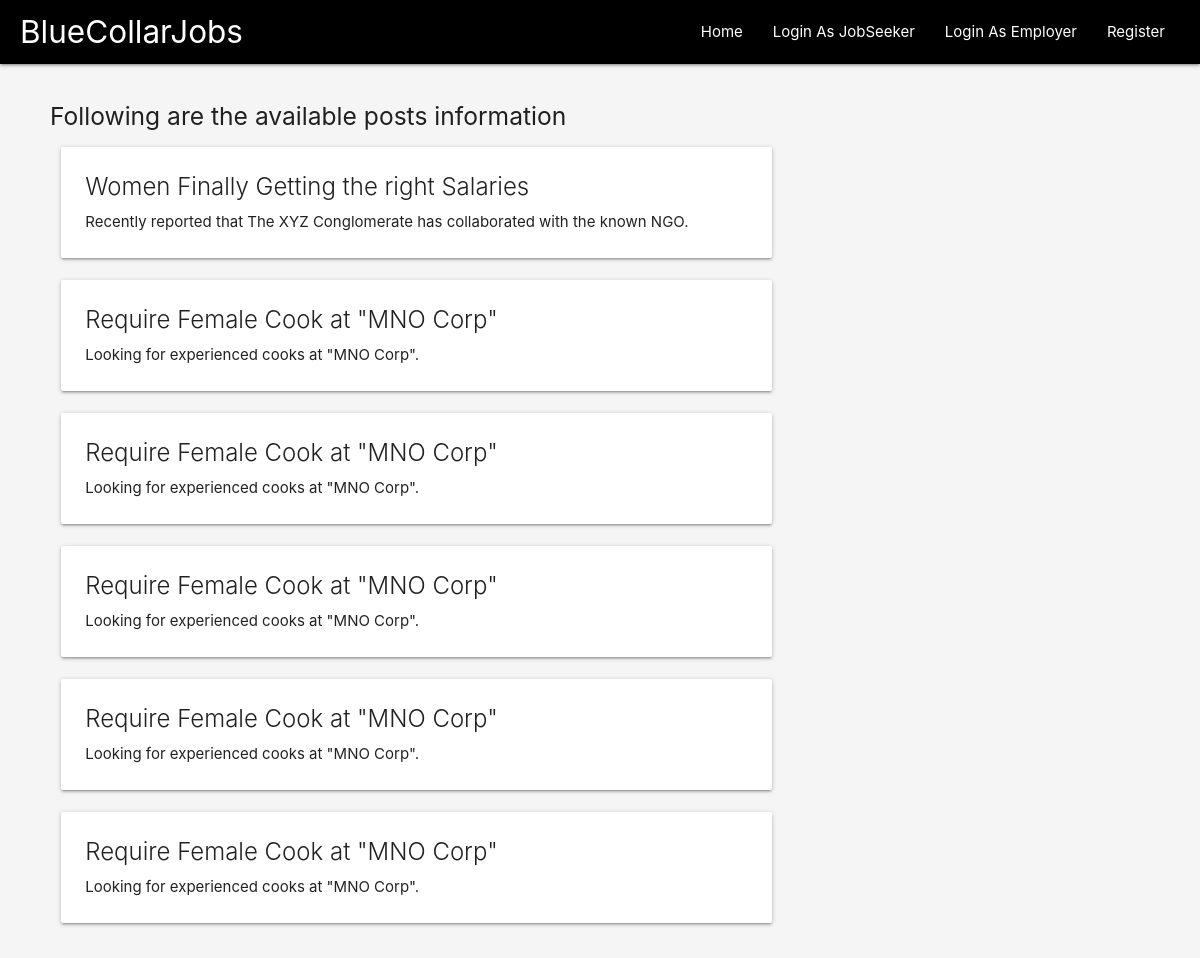
The app's page /showposts, older data.
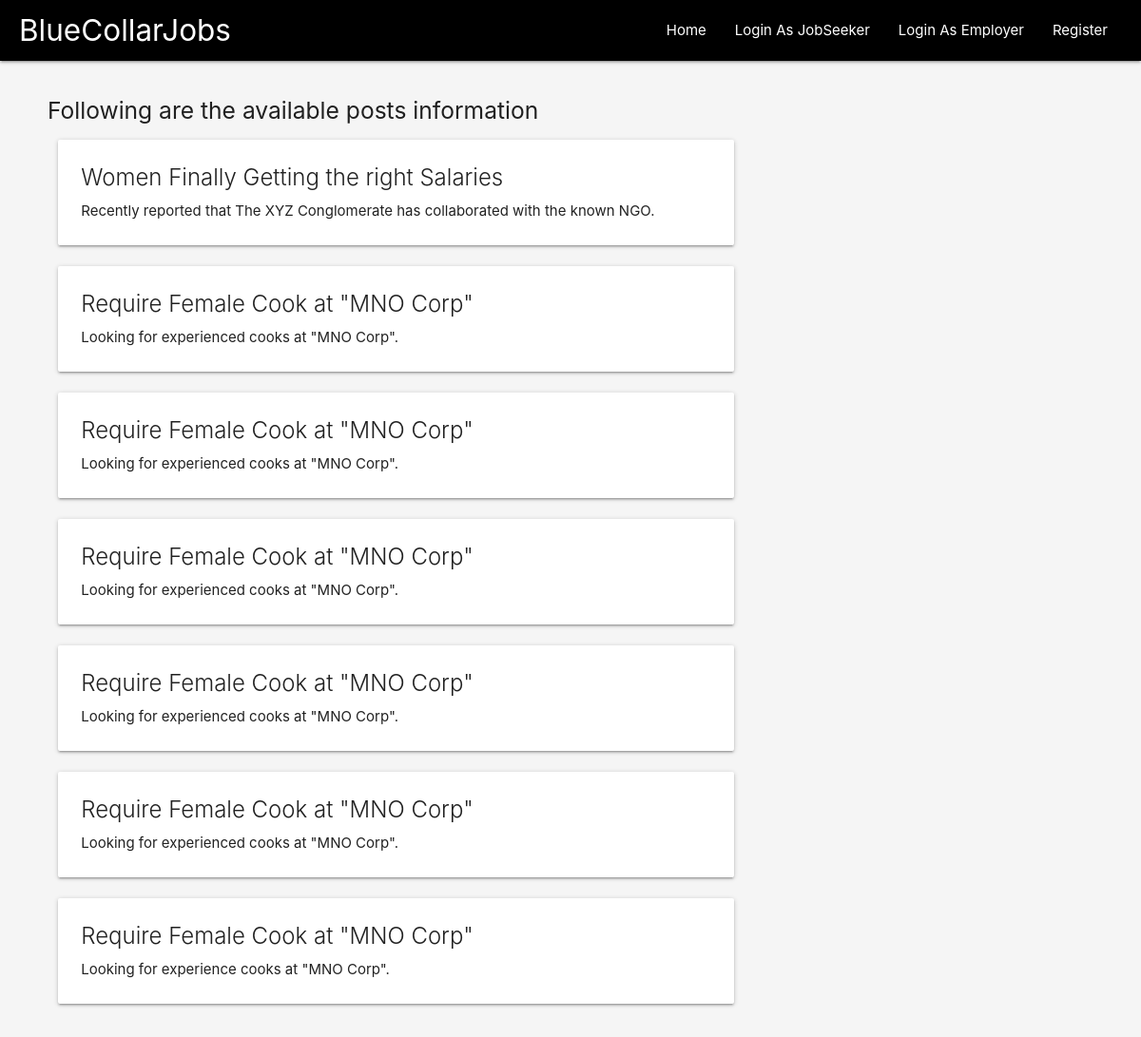
The same page, newer data.
### main/models.py (models this page shows, shortened)
class Post(models.Model):
    post_title = models.CharField(max_length = 50)
    post_description = models.CharField(max_length = 250)
    post_slug = models.CharField(max_length=100, unique=True, default=rand_slug())

### main/views.py (the view)
# urls.py: path('showposts', views.showposts, name = 'showposts'),
def showposts(request):
    context = {}
    posts = [p for p in Post.objects.all()]
    context  = {'posts': posts}
    return render(request, 'main/showposts.html', context)

### main/templates/main/showposts.html (shortened to what this page needs)
{% extends "main/header.html" %}
{% block content%}
<div class="row">
    <h5>Following are the available posts information</h5>
    {%for p in posts%}
    <div class="col s12 m8 l8">
      	<div class="card" >
        	<div class="card-content" >
              <span class="card-title">{{p.post_title}}</span>
			    <p>{{p.post_description}}</p>
        	</div>
        </div>
    </div>
   {% endfor %}
  </div>
{% endblock%}

Row changes from the older to the newer data that the page shows:
added Post: post_title "Require Female Cook at \"MNO Corp\"", post_description "Looking for experience cooks at \"MNO Corp\"."
